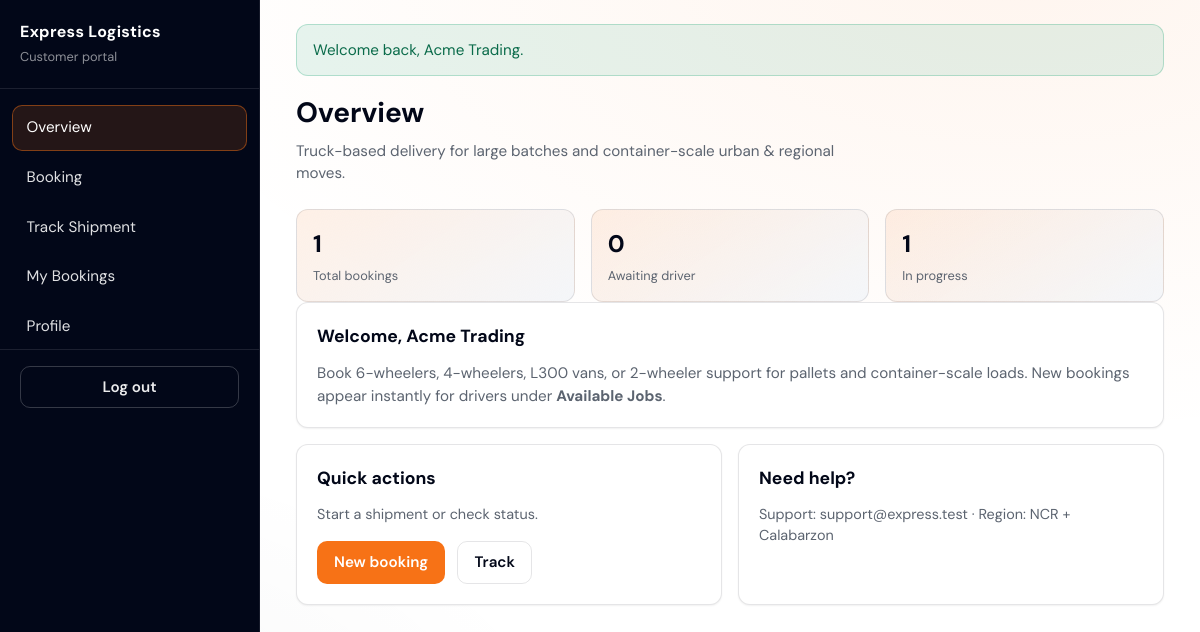
Screenshot of /customer/dashboard.php (signed in) with the database file from the repository.
### tables this page shows
CREATE TABLE `bookings` (
  `id` INT UNSIGNED NOT NULL AUTO_INCREMENT,
  `booking_number` VARCHAR(32) NOT NULL,
  `customer_id` INT UNSIGNED NOT NULL,
  `username` VARCHAR(64) NOT NULL,
  `name` VARCHAR(120) NOT NULL,
  `email` VARCHAR(255) NOT NULL,
  `mobile` VARCHAR(40) NOT NULL,
  `booking_datetime` TIMESTAMP NOT NULL,
  `posting_date` TIMESTAMP NOT NULL,
  `vehicle_type` VARCHAR(64) NOT NULL,
  `pickup` VARCHAR(255) NOT NULL,
  `dropoff` VARCHAR(255) NOT NULL,
  `cargo_desc` TEXT NOT NULL,
  `additional_requirements` TEXT NOT NULL,
  `status` VARCHAR(32) NOT NULL DEFAULT 'pending',
  `driver_id` INT UNSIGNED NULL,
  `payout` DECIMAL(12, 2) NULL,
  PRIMARY KEY (`id`),
  UNIQUE KEY `uq_bookings_number` (`booking_number`),
  KEY `idx_bookings_customer` (`customer_id`),
  KEY `idx_bookings_driver` (`driver_id`),
  KEY `idx_bookings_status` (`status`),
  CONSTRAINT `fk_bookings_customer` FOREIGN KEY (`customer_id`) REFERENCES `customers` (`id`)
    ON UPDATE CASCADE ON DELETE RESTRICT,
  CONSTRAINT `fk_bookings_driver` FOREIGN KEY (`driver_id`) REFERENCES `drivers` (`id`)
    ON UPDATE CASCADE ON DELETE SET NULL
);

### customer/dashboard.php (called while the page is built, shortened)
<?php
require_once dirname(__DIR__) . '/includes/auth.php';
$section = $_GET['section'] ?? 'overview';
require dirname(__DIR__) . '/includes/header_customer.php';
require __DIR__ . '/sections/' . $section . '.php';
require dirname(__DIR__) . '/includes/footer_customer.php';

### data/repository.php (called while the page is built, shortened)
<?php
function repo_map_booking_row(array $row): array
{
    $row['customer_id'] = (int) $row['customer_id'];
    $row['driver_id'] = isset($row['driver_id']) && $row['driver_id'] !== null && $row['driver_id'] !== ''
        ? (int) $row['driver_id'] : null;
    $row['payout'] = isset($row['payout']) && $row['payout'] !== null && $row['payout'] !== ''
        ? (float) $row['payout'] : null;
    return $row;
}
function repo_customer_bookings(int $customerId): array
{
    $pdo = db();
    $stmt = $pdo->prepare('SELECT * FROM bookings WHERE customer_id = ? ORDER BY booking_datetime DESC');
    $stmt->execute([$customerId]);
    $out = [];
    foreach ($stmt->fetchAll() as $row) {
        $out[] = repo_map_booking_row($row);
    }
    return $out;
}
function repo_settings(): array
{
    $pdo = db();
    $stmt = $pdo->query('SELECT setting_key, setting_value FROM settings');
    $pairs = $stmt->fetchAll(PDO::FETCH_KEY_PAIR);
    return is_array($pairs) ? $pairs : [];
}

### includes/auth.php (called while the page is built, shortened)
<?php
require_once APP_ROOT . '/data/repository.php';
function auth_user(): ?array
{
    return $_SESSION['user'] ?? null;
}

### includes/helpers.php (called while the page is built, shortened)
<?php
function e(?string $s): string
{
    return htmlspecialchars((string) $s, ENT_QUOTES, 'UTF-8');
}

### customer/sections/overview.php (the view, shortened to what this page needs)
<?php
$u = auth_user();
$mine = repo_customer_bookings((int) $u['id']);
$pending = count(array_filter($mine, static fn ($b) => ($b['status'] ?? '') === 'pending'));
$active = count(array_filter($mine, static fn ($b) => in_array($b['status'] ?? '', ['assigned', 'in_transit'], true)));
?>
<div class="grid grid--stats">
  <div class="stat">
    <div class="stat__val"><?= count($mine) ?></div>
    <div class="stat__lbl">Total bookings</div>
  </div>
  <div class="stat">
    <div class="stat__val"><?= $pending ?></div>
    <div class="stat__lbl">Awaiting driver</div>
  </div>
  <div class="stat">
    <div class="stat__val"><?= $active ?></div>
    <div class="stat__lbl">In progress</div>
  </div>
</div>
<div class="card">
  <h2>Welcome, <?= e((string) $u['name']) ?></h2>
  <p style="margin:0;color:var(--muted);font-size:0.95rem;">
    Book 6-wheelers, 4-wheelers, L300 vans, or 2-wheeler support for pallets and container-scale loads.
    New bookings appear instantly for drivers under <strong>Available Jobs</strong>.
  </p>
</div>
<div class="grid grid--2">
  <div class="card">
    <h2>Quick actions</h2>
    <p style="margin:0 0 1rem;color:var(--muted);font-size:0.9rem;">Start a shipment or check status.</p>
    <a class="btn btn--primary" href="<?= e(BASE_URL . '/customer/dashboard.php?section=booking') ?>">New booking</a>
    <a class="btn btn--ghost" href="<?= e(BASE_URL . '/customer/dashboard.php?section=track') ?>" style="margin-left:0.5rem">Track</a>
  </div>
  <div class="card">
    <h2>Need help?</h2>
    <p style="margin:0;color:var(--muted);font-size:0.9rem;">
      Support: <?= e(repo_settings()['support_email'] ?? 'support@express.test') ?> · Region: <?= e(repo_settings()['default_region'] ?? 'NCR') ?>
    </p>
  </div>
</div>

### assets/css/global.css (style rules this page uses)
:root { --neutral: #ffffff; --shade: #020718; --primary: #f77216; --bg: var(--neutral); --bg-elevated: var(--shade); --bg-card: #ffffff; --bg-muted: #f4f6f9; --border: rgba(2, 7, 24, 0.1); --text: var(--shade); --muted: #5c6470; --accent: var(--primary); --accent-dim: rgba(247, 114, 22, 0.14); --accent-ring: rgba(247, 114, 22, 0.45); --success: #0d9f6e; --warning: #d97706; --danger: #dc2626; --radius: 12px; --sidebar-w: 260px; --font: "DM Sans", system-ui, -apple-system, Segoe UI, Roboto, sans-serif; --shadow-sm: 0 1px 2px rgba(2, 7, 24, 0.06); --shadow-md: 0 8px 24px rgba(2, 7, 24, 0.08); }
*, *::before, *::after { box-sizing: border-box; }
html { font-size: 16px; -webkit-text-size-adjust: 100%; }
body { margin: 0; min-height: 100vh; font-family: var(--font); background: radial-gradient(900px 480px at 85% -5%, rgba(247, 114, 22, 0.07), transparent), radial-gradient(600px 360px at 0% 100%, rgba(2, 7, 24, 0.04), transparent), var(--bg); color: var(--text); line-height: 1.5; }
a { color: var(--primary); text-decoration: none; }
.card { background: var(--bg-card); border: 1px solid var(--border); border-radius: var(--radius); padding: 1.25rem; margin-bottom: 1rem; box-shadow: var(--shadow-sm); }
.card h2 { margin: 0 0 0.75rem; font-size: 1.1rem; color: var(--shade); }
.grid { display: grid; gap: 1rem; }
@media (min-width: 640px) { .grid--stats { grid-template-columns: repeat(auto-fit, minmax(160px, 1fr)); } }
@media (min-width: 640px) { .grid--2 { grid-template-columns: repeat(2, 1fr); } }
.stat { padding: 1rem; border-radius: var(--radius); background: linear-gradient(145deg, rgba(247, 114, 22, 0.1), var(--bg-muted)); border: 1px solid var(--border); }
.stat__val { font-size: 1.5rem; font-weight: 700; color: var(--shade); }
.stat__lbl { font-size: 0.8rem; color: var(--muted); margin-top: 0.25rem; }
.btn { display: inline-flex; align-items: center; justify-content: center; gap: 0.4rem; padding: 0.55rem 1rem; border-radius: 10px; font-size: 0.95rem; font-weight: 600; border: 1px solid transparent; cursor: pointer; font-family: inherit; text-decoration: none; color: inherit; }
.btn--primary { background: var(--primary); color: #ffffff; }
.btn--ghost { background: transparent; border-color: var(--border); color: var(--text); }

### rows the page displays
bookings: status "0", status "1", name "Acme Trading"

### other values shown
$m "Welcome back, Acme Trading."
$pageTitle "Overview"
count($mine) "1"
repo_settings()['support_email'] "support@express.test"
repo_settings()['default_region'] "NCR + Calabarzon"
